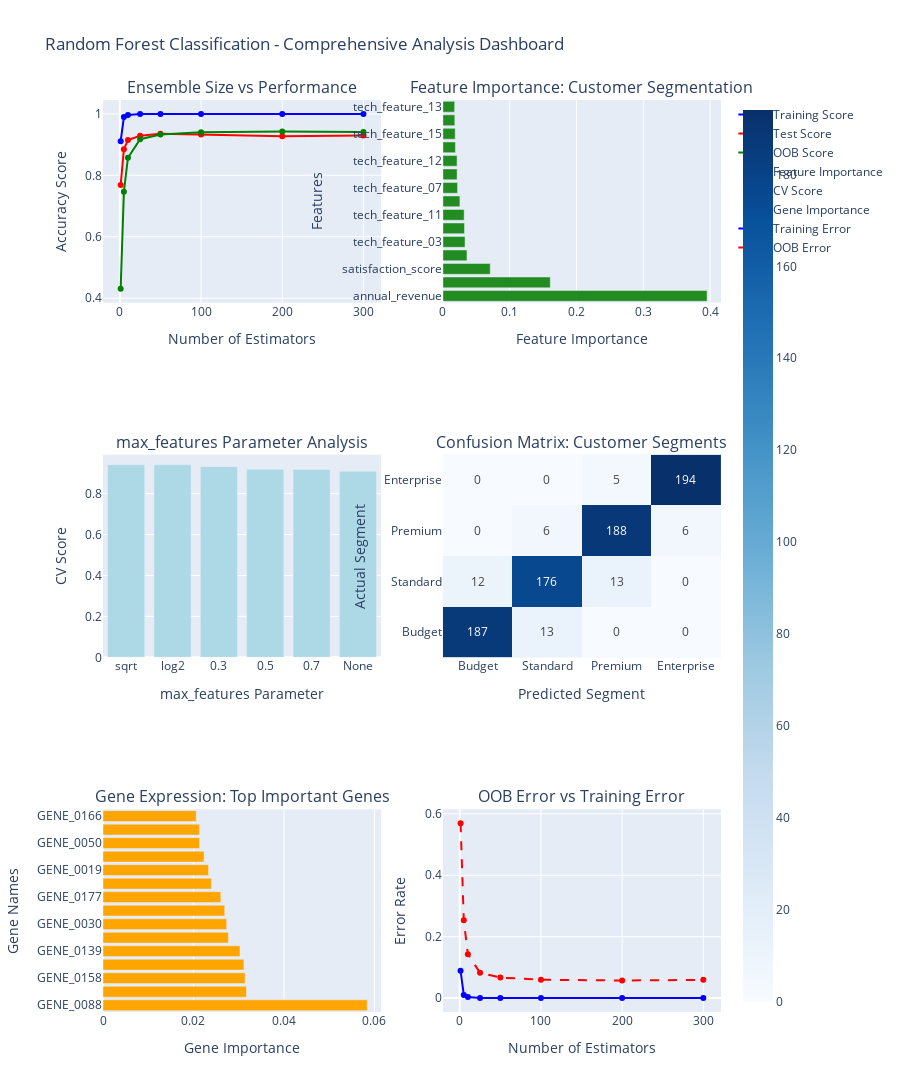

Notebook code for this chart:
### Code cell
# 4. COMPREHENSIVE RANDOM FOREST VISUALIZATION DASHBOARD
print(" 4. COMPREHENSIVE RANDOM FOREST VISUALIZATION DASHBOARD")
print("="*60)

# Create comprehensive dashboard
fig = make_subplots(
 rows=3, cols=2,
 subplot_titles=[
 'Ensemble Size vs Performance',
 'Feature Importance: Customer Segmentation',
 'max_features Parameter Analysis',
 'Confusion Matrix: Customer Segments',
 'Gene Expression: Top Important Genes',
 'OOB Error vs Training Error'
 ],
 specs=[[{"secondary_y": False}, {"secondary_y": False}],
 [{"secondary_y": False}, {"type": "heatmap"}],
 [{"secondary_y": False}, {"secondary_y": False}]]
)

# 1. Ensemble size analysis
fig.add_trace(
 go.Scatter(
 x=n_estimators_range,
 y=train_scores,
 mode='lines+markers',
 name='Training Score',
 line=dict(color='blue')
 ),
 row=1, col=1
)

fig.add_trace(
 go.Scatter(
 x=n_estimators_range,
 y=test_scores,
 mode='lines+markers',
 name='Test Score',
 line=dict(color='red')
 ),
 row=1, col=1
)

fig.add_trace(
 go.Scatter(
 x=n_estimators_range,
 y=oob_scores,
 mode='lines+markers',
 name='OOB Score',
 line=dict(color='green')
 ),
 row=1, col=1
)

# 2. Feature importance
top_features = feature_importance.head(15)
fig.add_trace(
 go.Bar(
 x=top_features['importance'],
 y=top_features['feature'],
 orientation='h',
 marker_color='forestgreen',
 name='Feature Importance'
 ),
 row=1, col=2
)

# 3. max_features analysis
fig.add_trace(
 go.Bar(
 x=[str(x) for x in max_features_options],
 y=max_features_scores,
 marker_color='lightblue',
 name='CV Score'
 ),
 row=2, col=1
)

# 4. Confusion matrix
cm_customer = confusion_matrix(y_cust_test, y_pred_optimized)
segments = ['Budget', 'Standard', 'Premium', 'Enterprise']

fig.add_trace(
 go.Heatmap(
 z=cm_customer,
 x=segments,
 y=segments,
 colorscale='Blues',
 text=cm_customer,
 texttemplate='%{text}',
 hovertemplate='Predicted: %{x}<br>Actual: %{y}<br>Count: %{z}<extra></extra>'
 ),
 row=2, col=2
)

# 5. Gene importance
top_genes_plot = gene_importance.head(15)
fig.add_trace(
 go.Bar(
 x=top_genes_plot['importance'],
 y=top_genes_plot['gene'],
 orientation='h',
 marker_color='orange',
 name='Gene Importance'
 ),
 row=3, col=1
)

# 6. Training vs OOB error comparison
error_train = [1 - score for score in train_scores]
error_oob = [1 - score for score in oob_scores]

fig.add_trace(
 go.Scatter(
 x=n_estimators_range,
 y=error_train,
 mode='lines+markers',
 name='Training Error',
 line=dict(color='blue', dash='solid')
 ),
 row=3, col=2
)

fig.add_trace(
 go.Scatter(
 x=n_estimators_range,
 y=error_oob,
 mode='lines+markers',
 name='OOB Error',
 line=dict(color='red', dash='dash')
 ),
 row=3, col=2
)

# Update layout
fig.update_layout(
 height=1200,
 title="Random Forest Classification - Comprehensive Analysis Dashboard",
 showlegend=True
)

# Update axis labels
fig.update_xaxes(title_text="Number of Estimators", row=1, col=1)
fig.update_xaxes(title_text="Feature Importance", row=1, col=2)
fig.update_xaxes(title_text="max_features Parameter", row=2, col=1)
fig.update_xaxes(title_text="Predicted Segment", row=2, col=2)
fig.update_xaxes(title_text="Gene Importance", row=3, col=1)
fig.update_xaxes(title_text="Number of Estimators", row=3, col=2)

fig.update_yaxes(title_text="Accuracy Score", row=1, col=1)
fig.update_yaxes(title_text="Features", row=1, col=2)
fig.update_yaxes(title_text="CV Score", row=2, col=1)
fig.update_yaxes(title_text="Actual Segment", row=2, col=2)
fig.update_yaxes(title_text="Gene Names", row=3, col=1)
fig.update_yaxes(title_text="Error Rate", row=3, col=2)

fig.show()

### Figure 1 — Plotly figure (JSON) as saved in the notebook; plotly's stock layout.template omitted (floating-point values rounded to 4 significant figures)
{"data": [{"line": {"color": "blue"}, "mode": "lines+markers", "name": "Training Score", "type": "scatter", "x": [1, 5, 10, 25, 50, 100, 200, 300], "xaxis": "x", "y": [0.9109, 0.9897, 0.9962, 1, 1, 1, 1, 1], "yaxis": "y"}, {"line": {"color": "red"}, "mode": "lines+markers", "name": "Test Score", "type": "scatter", "x": [1, 5, 10, 25, 50, 100, 200, 300], "xaxis": "x", "y": [0.7688, 0.885, 0.915, 0.9287, 0.935, 0.9325, 0.9275, 0.93], "yaxis": "y"}, {"line": {"color": "green"}, "mode": "lines+markers", "name": "OOB Score", "type": "scatter", "x": [1, 5, 10, 25, 50, 100, 200, 300], "xaxis": "x", "y": [0.4306, 0.7469, 0.8572, 0.9175, 0.9331, 0.9403, 0.9425, 0.9406], "yaxis": "y"}, {"marker": {"color": "forestgreen"}, "name": "Feature Importance", "orientation": "h", "type": "bar", "x": [0.3955, 0.1607, 0.07086, 0.03605, 0.03314, 0.03233, 0.03181, 0.02545, 0.02195, 0.02126, 0.0212, 0.01875, 0.01843, 0.01783, 0.01759], "xaxis": "x2", "y": ["annual_revenue", "transaction_frequency", "satisfaction_score", "tech_feature_02", "tech_feature_03", "support_tickets", "tech_feature_11", "tech_feature_04", "tech_feature_07", "tech_feature_09", "tech_feature_12", "tech_feature_08", "tech_feature_15", "tech_feature_01", "tech_feature_13"], "yaxis": "y2"}, {"marker": {"color": "lightblue"}, "name": "CV Score", "type": "bar", "x": ["sqrt", "log2", "0.3", "0.5", "0.7", "None"], "xaxis": "x3", "y": [0.9406, 0.9409, 0.9319, 0.9197, 0.9184, 0.9097], "yaxis": "y3"}, {"colorscale": [[0, "rgb(247,251,255)"], [0.125, "rgb(222,235,247)"], [0.25, "rgb(198,219,239)"], [0.375, "rgb(158,202,225)"], [0.5, "rgb(107,174,214)"], [0.625, "rgb(66,146,198)"], [0.75, "rgb(33,113,181)"], [0.875, "rgb(8,81,156)"], [1, "rgb(8,48,107)"]], "hovertemplate": "Predicted: %{x}<br>Actual: %{y}<br>Count: %{z}<extra></extra>", "text": [[187, 13, 0, 0], [12, 176, 13, 0], [0, 6, 188, 6], [0, 0, 5, 194]], "texttemplate": "%{text}", "type": "heatmap", "x": ["Budget", "Standard", "Premium", "Enterprise"], "xaxis": "x4", "y": ["Budget", "Standard", "Premium", "Enterprise"], "yaxis": "y4", "z": [[187, 13, 0, 0], [12, 176, 13, 0], [0, 6, 188, 6], [0, 0, 5, 194]]}, {"marker": {"color": "orange"}, "name": "Gene Importance", "orientation": "h", "type": "bar", "x": [0.0584, 0.0317, 0.03142, 0.03115, 0.03028, 0.02772, 0.02734, 0.02691, 0.02604, 0.02396, 0.02333, 0.02234, 0.02133, 0.02132, 0.0206], "xaxis": "x5", "y": ["GENE_0088", "GENE_0199", "GENE_0158", "GENE_0070", "GENE_0139", "GENE_0130", "GENE_0030", "GENE_0117", "GENE_0177", "GENE_0045", "GENE_0019", "GENE_0008", "GENE_0050", "GENE_0085", "GENE_0166"], "yaxis": "y5"}, {"line": {"color": "blue", "dash": "solid"}, "mode": "lines+markers", "name": "Training Error", "type": "scatter", "x": [1, 5, 10, 25, 50, 100, 200, 300], "xaxis": "x6", "y": [0.08906, 0.01031, 0.00375, 0, 0, 0, 0, 0], "yaxis": "y6"}, {"line": {"color": "red", "dash": "dash"}, "mode": "lines+markers", "name": "OOB Error", "type": "scatter", "x": [1, 5, 10, 25, 50, 100, 200, 300], "xaxis": "x6", "y": [0.5694, 0.2531, 0.1428, 0.0825, 0.06688, 0.05969, 0.0575, 0.05937], "yaxis": "y6"}], "layout": {"annotations": [{"font": {"size": 16}, "showarrow": false, "text": "Ensemble Size vs Performance", "x": 0.225, "xanchor": "center", "xref": "paper", "y": 1, "yanchor": "bottom", "yref": "paper"}, {"font": {"size": 16}, "showarrow": false, "text": "Feature Importance: Customer Segmentation", "x": 0.775, "xanchor": "center", "xref": "paper", "y": 1, "yanchor": "bottom", "yref": "paper"}, {"font": {"size": 16}, "showarrow": false, "text": "max_features Parameter Analysis", "x": 0.225, "xanchor": "center", "xref": "paper", "y": 0.6111, "yanchor": "bottom", "yref": "paper"}, {"font": {"size": 16}, "showarrow": false, "text": "Confusion Matrix: Customer Segments", "x": 0.775, "xanchor": "center", "xref": "paper", "y": 0.6111, "yanchor": "bottom", "yref": "paper"}, {"font": {"size": 16}, "showarrow": false, "text": "Gene Expression: Top Important Genes", "x": 0.225, "xanchor": "center", "xref": "paper", "y": 0.2222, "yanchor": "bottom", "yref": "paper"}, {"font": {"size": 16}, "showarrow": false, "text": "OOB Error vs Training Error", "x": 0.775, "xanchor": "center", "xref": "paper", "y": 0.2222, "yanchor": "bottom", "yref": "paper"}], "height": 1200, "showlegend": true, "title": {"text": "Random Forest Classification - Comprehensive Analysis Dashboard"}, "xaxis": {"anchor": "y", "domain": [0, 0.45], "title": {"text": "Number of Estimators"}}, "xaxis2": {"anchor": "y2", "domain": [0.55, 1], "title": {"text": "Feature Importance"}}, "xaxis3": {"anchor": "y3", "domain": [0, 0.45], "title": {"text": "max_features Parameter"}}, "xaxis4": {"anchor": "y4", "domain": [0.55, 1], "title": {"text": "Predicted Segment"}}, "xaxis5": {"anchor": "y5", "domain": [0, 0.45], "title": {"text": "Gene Importance"}}, "xaxis6": {"anchor": "y6", "domain": [0.55, 1], "title": {"text": "Number of Estimators"}}, "yaxis": {"anchor": "x", "domain": [0.7778, 1], "title": {"text": "Accuracy Score"}}, "yaxis2": {"anchor": "x2", "domain": [0.7778, 1], "title": {"text": "Features"}}, "yaxis3": {"anchor": "x3", "domain": [0.3889, 0.6111], "title": {"text": "CV Score"}}, "yaxis4": {"anchor": "x4", "domain": [0.3889, 0.6111], "title": {"text": "Actual Segment"}}, "yaxis5": {"anchor": "x5", "domain": [0, 0.2222], "title": {"text": "Gene Names"}}, "yaxis6": {"anchor": "x6", "domain": [0, 0.2222], "title": {"text": "Error Rate"}}}}
